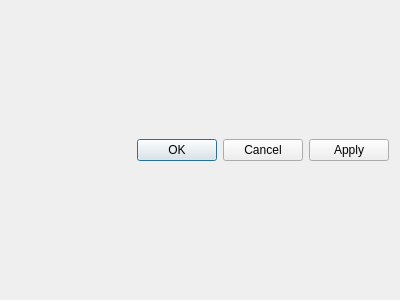
<?xml version="1.0" encoding="UTF-8"?>
<ui version="4.0">
 <class>GraphicsLineToolDialog</class>
 <widget class="QDialog" name="GraphicsLineToolDialog">
  <property name="geometry">
   <rect>
    <x>0</x>
    <y>0</y>
    <width>400</width>
    <height>300</height>
   </rect>
  </property>
  <property name="windowTitle">
   <string>Dialog</string>
  </property>
  <layout class="QGridLayout" name="gridLayout">
   <item row="0" column="0">
    <widget class="QDialogButtonBox" name="buttonBox">
     <property name="orientation">
      <enum>Qt::Horizontal</enum>
     </property>
     <property name="standardButtons">
      <set>QDialogButtonBox::Apply|QDialogButtonBox::Cancel|QDialogButtonBox::Ok</set>
     </property>
    </widget>
   </item>
  </layout>
 </widget>
 <resources/>
 <connections>
  <connection>
   <sender>buttonBox</sender>
   <signal>accepted()</signal>
   <receiver>GraphicsLineToolDialog</receiver>
   <slot>accept()</slot>
   <hints>
    <hint type="sourcelabel">
     <x>248</x>
     <y>254</y>
    </hint>
    <hint type="destinationlabel">
     <x>157</x>
     <y>274</y>
    </hint>
   </hints>
  </connection>
  <connection>
   <sender>buttonBox</sender>
   <signal>rejected()</signal>
   <receiver>GraphicsLineToolDialog</receiver>
   <slot>reject()</slot>
   <hints>
    <hint type="sourcelabel">
     <x>316</x>
     <y>260</y>
    </hint>
    <hint type="destinationlabel">
     <x>286</x>
     <y>274</y>
    </hint>
   </hints>
  </connection>
 </connections>
</ui>
